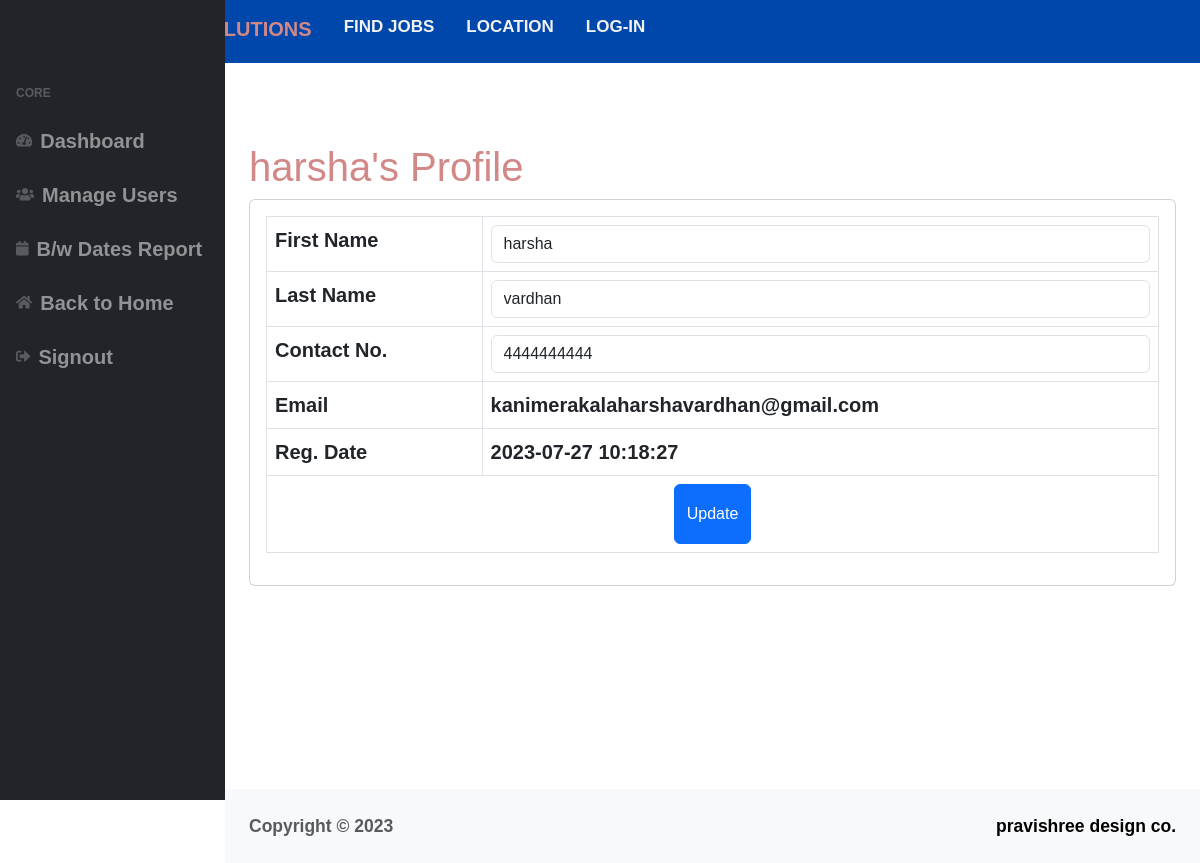
The app's page /edit-profile.php (signed in) with its own data.
### tables this page shows
CREATE TABLE `users` (
  `id` int(11) NOT NULL,
  `fname` varchar(255) DEFAULT NULL,
  `lname` varchar(255) DEFAULT NULL,
  `email` varchar(255) DEFAULT NULL,
  `password` varchar(300) DEFAULT NULL,
  `contactno` varchar(11) DEFAULT NULL,
  `posting_date` timestamp NOT NULL DEFAULT current_timestamp(),
  `user_role` text DEFAULT 'user'
);

### edit-profile.php (the view, shortened to what this page needs)
<?php session_start();
include_once('includes/config.php');
if (strlen($_SESSION['id']==0)) {
  header('location:logout.php');
  } else{
?>
<!DOCTYPE html>
<html lang="en">
    <head>
        <link href="https://cdn.jsdelivr.net/npm/simple-datatables@latest/dist/style.css" rel="stylesheet" />
        <link href="css/styles.css" rel="stylesheet" />
    </head>
    <body class="sb-nav-fixed">
      <?php include_once('includes/navbar.php');?>
        <div id="layoutSidenav">
            <div id="layoutSidenav_content">
                <main>
                    <div class="container-fluid px-4">
<?php
$userid=$_SESSION['id'];
$query=mysqli_query($con,"select * from users where id='$userid'");
while($result=mysqli_fetch_array($query))
{?>
                        <h1 class="mt-4"><?php echo $result['fname'];?>'s Profile</h1>
                        <div class="card mb-4">
                     <form method="post">
                            <div class="card-body">
                                <table class="table table-bordered">
                                   <tr>
                                    <th>First Name</th>
                                       <td><input class="form-control" id="fname" name="fname" type="text" value="<?php echo $result['fname'];?>" required /></td>
                                   </tr>
                                   <tr>
                                       <th>Last Name</th>
                                       <td><input class="form-control" id="lname" name="lname" type="text" value="<?php echo $result['lname'];?>"  required /></td>
                                   </tr>
                                         <tr>
                                       <th>Contact No.</th>
                                       <td colspan="3"><input class="form-control" id="contact" name="contact" type="text" value="<?php echo $result['contactno'];?>"  pattern="[0-9]{10}" title="10 numeric characters only"  maxlength="10" required /></td>
                                   </tr>
                                   <tr>
                                       <th>Email</th>
                                       <td colspan="3"><?php echo $result['email'];?></td>
                                   </tr>
                                        <tr>
                                       <th>Reg. Date</th>
                                       <td colspan="3"><?php echo $result['posting_date'];?></td>
                                   </tr>
                                   <tr>
                                       <td colspan="4" style="text-align:center ;"><button type="submit" class="btn btn-primary btn-block" name="update">Update</button></td>
                                   </tr>
                                </table>
                            </div>
                            </form>
                        </div>
<?php } ?>
                    </div>
                </main>
          <?php include('includes/footer.php');?>
            </div>
        </div>
    </body>
</html>
<?php } ?>

### includes/navbar.php (style rules this page uses)
body { margin: 0; font-family: Arial, Helvetica, sans-serif; }
a { text-decoration: none; color: black; }
button { width: fit-content; height: 60px; background-color: transparent; border-radius: 5px; border-style: solid; }

### records on screen
users: fname "harsha", lname "vardhan", contact "4444444444", email "kanimerakalaharshavardhan@gmail.com", posting_date "2023-07-27 10:18:27"
